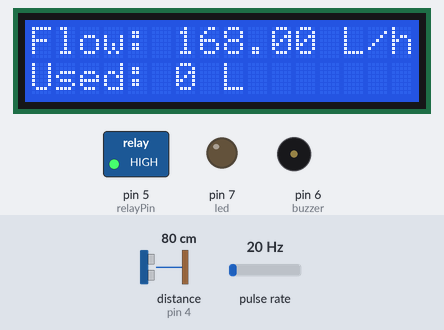
The sketch below on a simulated Arduino Uno, built with avr-gcc and run on an emulated ATmega328P. Parts: 16×2 character LCD, switched loads named in the sketch (green lamp = pin HIGH), output pins drawn as LEDs (lit = HIGH), buzzer (waves = sounding). Wiring (inferred from the names in the program): ultrasonic range finder: trigger pin 3; echo pin 4; pulse sensor: data pin 2. The test bench sets the inputs (shaded band); at power-on: distance to the obstacle (sensor on pin 4) 80 cm, pulse rate 20 Hz. The echo pulse lasts 58.3 µs per cm; pins used as bus, display or sensor lines are not drawn.

Above: at 1.6 s.
1.7 s: distance to the obstacle (sensor on pin 4) set to 7 cm
3.5 s: distance to the obstacle (sensor on pin 4) set to 4 cm
At 4.8 s:
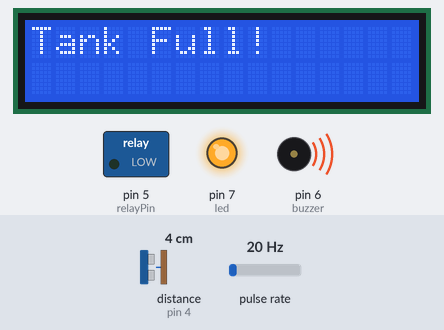
6.5 s: pulse rate (sensor on pin 2) set to 4 Hz
8.6 s: pulse rate (sensor on pin 2) set to 50 Hz
10.6 s: distance to the obstacle (sensor on pin 4) set to 299 cm
At 11.1 s:
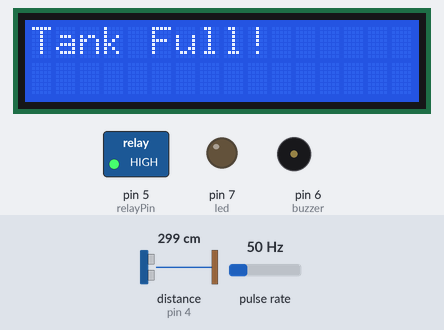
12.7 s: pulse rate (sensor on pin 2) set to 100 Hz
At 15.3 s:
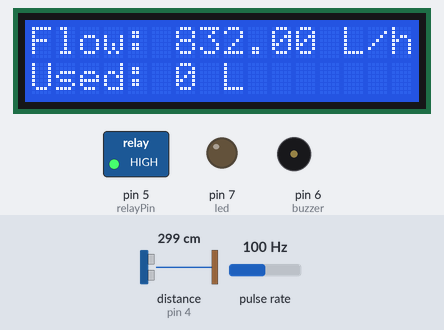
Timing chart, 0 to 16.7 s (numbered marks = the images above; inputs shaded):
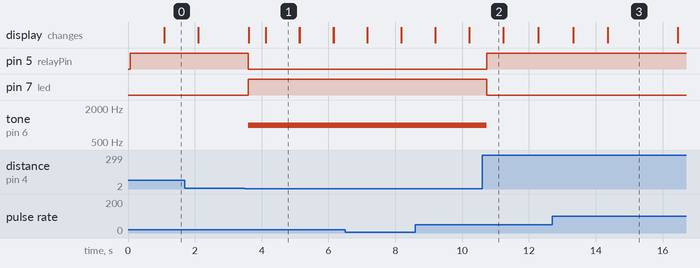

Measured:
- the behaviour switches between 6 and 5 cm on distance to the obstacle (sensor on pin 4) (found by bisection; images 0 and 1)
- after the input at 3.5 s, pin 5 (relayPin): HIGH → LOW after 0.11 s; pin 7 (led): LOW → HIGH after 0.11 s; tone on pin 6 (buzzer): silent → 1000 Hz after 0.11 s; the display: changes after 0.11 s (image 1)
- after the input at 10.6 s, pin 5 (relayPin): LOW → HIGH after 0.13 s; pin 7 (led): HIGH → LOW after 0.13 s; tone on pin 6 (buzzer): 1000 Hz → silent after 0.13 s
- after the input at 12.7 s, the display: first changes after 0.62 s (image 3 shows a later state)
- what the display in image 1 shows lasts 1.0 s, from 4.1 s to 5.1 s

The sketch:

ANI_Faucet-Add-On-for-Smart-Water-Management__c6b247e5__code.ino
```cpp
// Faucet Add-On System for Smart Water Management
#include <LiquidCrystal.h>

#define flowSensor 2
#define triggerPin 3
#define echoPin 4
#define relayPin 5
#define buzzer 6
#define led 7

volatile int flowCount;
float flowRate;
unsigned long totalMilliLitres;
unsigned long oldTime = 0;

LiquidCrystal lcd(8, 9, 10, 11, 12, 13);

void setup() {
  pinMode(flowSensor, INPUT);
  pinMode(triggerPin, OUTPUT);
  pinMode(echoPin, INPUT);
  pinMode(relayPin, OUTPUT);
  pinMode(buzzer, OUTPUT);
  pinMode(led, OUTPUT);

  attachInterrupt(digitalPinToInterrupt(flowSensor), flow, RISING);

  lcd.begin(16, 2);
  Serial.begin(9600);

  digitalWrite(relayPin, LOW); // Pump initially off
}

void loop() {
  unsigned long currentMillis = millis();

  // ----- Running Mode -----
  if (currentMillis - oldTime > 1000) {
    detachInterrupt(digitalPinToInterrupt(flowSensor));
    flowRate = (flowCount * 60 / 7.5); // L/h
    totalMilliLitres += (flowCount * 1000 / 7.5) / 60;
    flowCount = 0;
    oldTime = currentMillis;

    lcd.clear();
    lcd.setCursor(0, 0);
    lcd.print("Flow: ");
    lcd.print(flowRate);
    lcd.print(" L/h");

    lcd.setCursor(0, 1);
    lcd.print("Used: ");
    lcd.print(totalMilliLitres / 1000);
    lcd.print(" L");

    if (totalMilliLitres >= 5000) { // 5L Limit
      digitalWrite(relayPin, LOW); // Turn off pump
      tone(buzzer, 1000);
      digitalWrite(led, HIGH);
    }
    attachInterrupt(digitalPinToInterrupt(flowSensor), flow, RISING);
  }

  // ----- Filling Mode -----
  long duration;
  digitalWrite(triggerPin, LOW); delayMicroseconds(2);
  digitalWrite(triggerPin, HIGH); delayMicroseconds(10);
  digitalWrite(triggerPin, LOW);

  duration = pulseIn(echoPin, HIGH);
  int distance = duration * 0.034 / 2;

  if (distance < 5) { // Tank full
    digitalWrite(relayPin, LOW);
    tone(buzzer, 1000);
    digitalWrite(led, HIGH);
    lcd.clear();
    lcd.setCursor(0, 0);
    lcd.print("Tank Full!");
  } else {
    digitalWrite(relayPin, HIGH);
    noTone(buzzer);
    digitalWrite(led, LOW);
  }

  delay(500);
}

void flow() {
  flowCount++;
}
```
